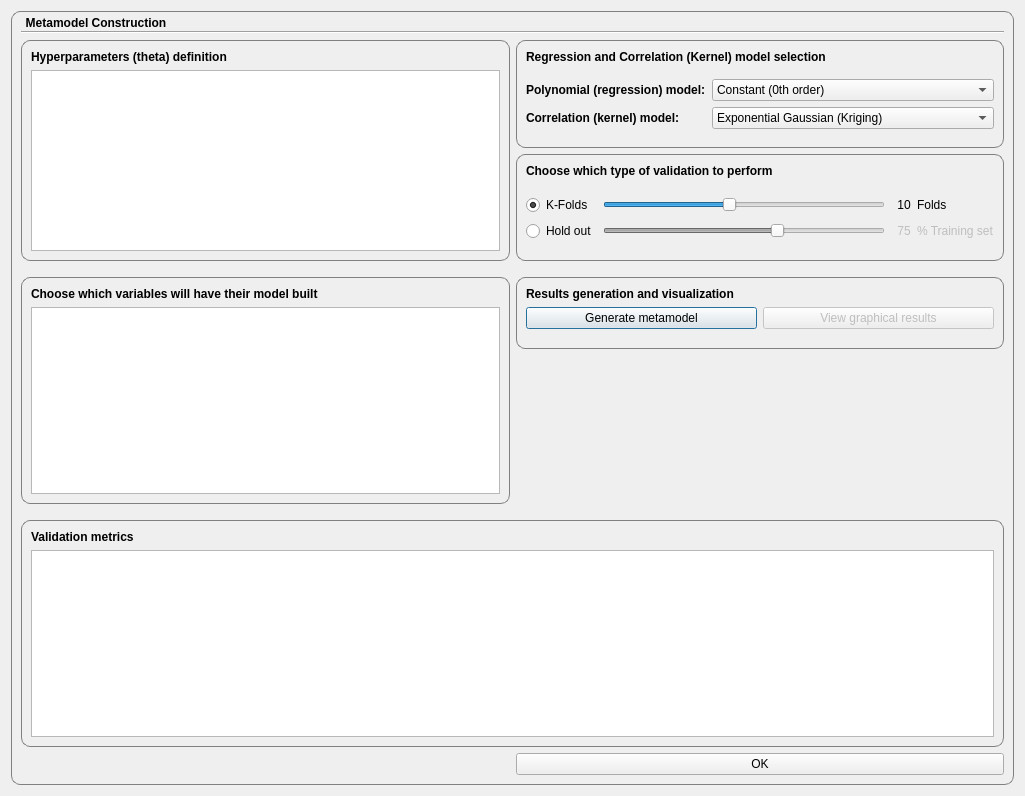
<?xml version="1.0" encoding="UTF-8"?>
<ui version="4.0">
 <class>Dialog</class>
 <widget class="QDialog" name="Dialog">
  <property name="geometry">
   <rect>
    <x>0</x>
    <y>0</y>
    <width>1025</width>
    <height>796</height>
   </rect>
  </property>
  <property name="windowTitle">
   <string>Dialog</string>
  </property>
  <layout class="QGridLayout" name="gridLayout">
   <item row="0" column="0">
    <widget class="QGroupBox" name="groupBox">
     <property name="styleSheet">
      <string notr="true">QGroupBox {
    border: 1px solid gray;
    border-radius: 9px;
	font-weight: bold;
}

QGroupBox::title {
    subcontrol-origin: margin;
    left: 10px;
    top: 5px;
    padding: 0 3px 0 3px;
}</string>
     </property>
     <property name="title">
      <string>Metamodel Construction</string>
     </property>
     <layout class="QGridLayout" name="gridLayout_2">
      <item row="8" column="0">
       <spacer name="verticalSpacer_4">
        <property name="orientation">
         <enum>Qt::Vertical</enum>
        </property>
        <property name="sizeType">
         <enum>QSizePolicy::Fixed</enum>
        </property>
        <property name="sizeHint" stdset="0">
         <size>
          <width>20</width>
          <height>10</height>
         </size>
        </property>
       </spacer>
      </item>
      <item row="0" column="0">
       <spacer name="verticalSpacer">
        <property name="orientation">
         <enum>Qt::Vertical</enum>
        </property>
        <property name="sizeType">
         <enum>QSizePolicy::Fixed</enum>
        </property>
        <property name="sizeHint" stdset="0">
         <size>
          <width>20</width>
          <height>10</height>
         </size>
        </property>
       </spacer>
      </item>
      <item row="4" column="0">
       <spacer name="verticalSpacer_5">
        <property name="orientation">
         <enum>Qt::Vertical</enum>
        </property>
        <property name="sizeType">
         <enum>QSizePolicy::Fixed</enum>
        </property>
        <property name="sizeHint" stdset="0">
         <size>
          <width>20</width>
          <height>10</height>
         </size>
        </property>
       </spacer>
      </item>
      <item row="1" column="0" colspan="2">
       <widget class="Line" name="line">
        <property name="orientation">
         <enum>Qt::Horizontal</enum>
        </property>
       </widget>
      </item>
      <item row="6" column="1">
       <spacer name="verticalSpacer_7">
        <property name="orientation">
         <enum>Qt::Vertical</enum>
        </property>
        <property name="sizeHint" stdset="0">
         <size>
          <width>20</width>
          <height>40</height>
         </size>
        </property>
       </spacer>
      </item>
      <item row="3" column="1">
       <widget class="QGroupBox" name="groupBox_4">
        <property name="styleSheet">
         <string notr="true">QGroupBox {
    border: 1px solid gray;
    border-radius: 9px;
	font-weight: bold;
}

QGroupBox::title {
    subcontrol-origin: margin;
    left: 10px;
    top: 5px;
    padding: 0 3px 0 3px;
}</string>
        </property>
        <property name="title">
         <string/>
        </property>
        <layout class="QGridLayout" name="gridLayout_5">
         <item row="4" column="1">
          <spacer name="verticalSpacer_3">
           <property name="orientation">
            <enum>Qt::Vertical</enum>
           </property>
           <property name="sizeHint" stdset="0">
            <size>
             <width>20</width>
             <height>10</height>
            </size>
           </property>
          </spacer>
         </item>
         <item row="3" column="0">
          <widget class="QRadioButton" name="holdOutRadioButton">
           <property name="text">
            <string>Hold out</string>
           </property>
          </widget>
         </item>
         <item row="2" column="0">
          <widget class="QRadioButton" name="kFoldRadioButton">
           <property name="text">
            <string>K-Folds</string>
           </property>
           <property name="checked">
            <bool>true</bool>
           </property>
          </widget>
         </item>
         <item row="2" column="3">
          <widget class="QLabel" name="kfoldsLabel">
           <property name="toolTip">
            <string>Number of k folds to cross validate the model</string>
           </property>
           <property name="text">
            <string>10</string>
           </property>
           <property name="alignment">
            <set>Qt::AlignCenter</set>
           </property>
          </widget>
         </item>
         <item row="2" column="4">
          <widget class="QLabel" name="label_9">
           <property name="toolTip">
            <string>Folds</string>
           </property>
           <property name="text">
            <string>Folds</string>
           </property>
          </widget>
         </item>
         <item row="0" column="0" colspan="4">
          <widget class="QLabel" name="label_6">
           <property name="font">
            <font>
             <weight>75</weight>
             <bold>true</bold>
            </font>
           </property>
           <property name="text">
            <string>Choose which type of validation to perform</string>
           </property>
          </widget>
         </item>
         <item row="3" column="3">
          <widget class="QLabel" name="validationPointsLabel">
           <property name="enabled">
            <bool>false</bool>
           </property>
           <property name="toolTip">
            <string>This is the % of the points that are going to be used to build the model, the rest is going to be used as validation set.</string>
           </property>
           <property name="text">
            <string>75</string>
           </property>
           <property name="alignment">
            <set>Qt::AlignCenter</set>
           </property>
          </widget>
         </item>
         <item row="2" column="1">
          <widget class="QSlider" name="kfoldsHorizontalSlider">
           <property name="minimum">
            <number>2</number>
           </property>
           <property name="maximum">
            <number>20</number>
           </property>
           <property name="value">
            <number>10</number>
           </property>
           <property name="orientation">
            <enum>Qt::Horizontal</enum>
           </property>
          </widget>
         </item>
         <item row="3" column="1">
          <widget class="QSlider" name="holdoutHorizontalSlider">
           <property name="enabled">
            <bool>false</bool>
           </property>
           <property name="minimum">
            <number>50</number>
           </property>
           <property name="maximum">
            <number>90</number>
           </property>
           <property name="value">
            <number>75</number>
           </property>
           <property name="orientation">
            <enum>Qt::Horizontal</enum>
           </property>
          </widget>
         </item>
         <item row="3" column="4">
          <widget class="QLabel" name="label_8">
           <property name="enabled">
            <bool>false</bool>
           </property>
           <property name="toolTip">
            <string/>
           </property>
           <property name="text">
            <string>% Training set</string>
           </property>
          </widget>
         </item>
         <item row="1" column="1">
          <spacer name="verticalSpacer_9">
           <property name="orientation">
            <enum>Qt::Vertical</enum>
           </property>
           <property name="sizeHint" stdset="0">
            <size>
             <width>20</width>
             <height>10</height>
            </size>
           </property>
          </spacer>
         </item>
        </layout>
       </widget>
      </item>
      <item row="2" column="1">
       <widget class="QGroupBox" name="groupBox_2">
        <property name="maximumSize">
         <size>
          <width>16777215</width>
          <height>16777215</height>
         </size>
        </property>
        <property name="title">
         <string/>
        </property>
        <layout class="QGridLayout" name="gridLayout_3">
         <item row="0" column="0">
          <widget class="QLabel" name="label_4">
           <property name="font">
            <font>
             <weight>75</weight>
             <bold>true</bold>
            </font>
           </property>
           <property name="text">
            <string>Regression and Correlation (Kernel) model selection</string>
           </property>
          </widget>
         </item>
         <item row="4" column="0">
          <layout class="QFormLayout" name="formLayout">
           <item row="0" column="0">
            <widget class="QLabel" name="label_2">
             <property name="font">
              <font>
               <weight>75</weight>
               <bold>true</bold>
              </font>
             </property>
             <property name="text">
              <string>Polynomial (regression) model:</string>
             </property>
            </widget>
           </item>
           <item row="0" column="1">
            <widget class="QComboBox" name="regrComboBox">
             <item>
              <property name="text">
               <string>Constant (0th order)</string>
              </property>
             </item>
             <item>
              <property name="text">
               <string>Linear (1st order)</string>
              </property>
             </item>
            </widget>
           </item>
           <item row="1" column="0">
            <widget class="QLabel" name="label_3">
             <property name="font">
              <font>
               <weight>75</weight>
               <bold>true</bold>
              </font>
             </property>
             <property name="text">
              <string>Correlation (kernel) model:</string>
             </property>
            </widget>
           </item>
           <item row="1" column="1">
            <widget class="QComboBox" name="corrComboBox">
             <item>
              <property name="text">
               <string>Exponential Gaussian (Kriging)</string>
              </property>
             </item>
            </widget>
           </item>
          </layout>
         </item>
         <item row="5" column="0">
          <spacer name="verticalSpacer_2">
           <property name="orientation">
            <enum>Qt::Vertical</enum>
           </property>
           <property name="sizeType">
            <enum>QSizePolicy::Expanding</enum>
           </property>
           <property name="sizeHint" stdset="0">
            <size>
             <width>20</width>
             <height>10</height>
            </size>
           </property>
          </spacer>
         </item>
         <item row="1" column="0">
          <spacer name="verticalSpacer_8">
           <property name="orientation">
            <enum>Qt::Vertical</enum>
           </property>
           <property name="sizeHint" stdset="0">
            <size>
             <width>20</width>
             <height>10</height>
            </size>
           </property>
          </spacer>
         </item>
        </layout>
       </widget>
      </item>
      <item row="5" column="1">
       <widget class="QGroupBox" name="groupBox_3">
        <property name="title">
         <string/>
        </property>
        <layout class="QGridLayout" name="gridLayout_4">
         <item row="0" column="0">
          <widget class="QLabel" name="label_5">
           <property name="font">
            <font>
             <weight>75</weight>
             <bold>true</bold>
            </font>
           </property>
           <property name="text">
            <string>Results generation and visualization</string>
           </property>
          </widget>
         </item>
         <item row="1" column="0">
          <widget class="QPushButton" name="generateModelpushButton">
           <property name="text">
            <string>Generate metamodel</string>
           </property>
          </widget>
         </item>
         <item row="1" column="1">
          <widget class="QPushButton" name="viewPlotPushButton">
           <property name="enabled">
            <bool>false</bool>
           </property>
           <property name="text">
            <string>View graphical results</string>
           </property>
          </widget>
         </item>
         <item row="2" column="0">
          <spacer name="verticalSpacer_6">
           <property name="orientation">
            <enum>Qt::Vertical</enum>
           </property>
           <property name="sizeType">
            <enum>QSizePolicy::Fixed</enum>
           </property>
           <property name="sizeHint" stdset="0">
            <size>
             <width>20</width>
             <height>10</height>
            </size>
           </property>
          </spacer>
         </item>
        </layout>
       </widget>
      </item>
      <item row="2" column="0" rowspan="2">
       <widget class="QGroupBox" name="groupBox_6">
        <property name="title">
         <string/>
        </property>
        <layout class="QGridLayout" name="gridLayout_7">
         <item row="1" column="0">
          <widget class="QTableView" name="thetaTableView">
           <attribute name="horizontalHeaderStretchLastSection">
            <bool>true</bool>
           </attribute>
          </widget>
         </item>
         <item row="0" column="0">
          <widget class="QLabel" name="label">
           <property name="font">
            <font>
             <weight>75</weight>
             <bold>true</bold>
            </font>
           </property>
           <property name="text">
            <string>Hyperparameters (theta) definition</string>
           </property>
          </widget>
         </item>
        </layout>
       </widget>
      </item>
      <item row="5" column="0" rowspan="2">
       <widget class="QGroupBox" name="groupBox_5">
        <property name="title">
         <string/>
        </property>
        <layout class="QGridLayout" name="gridLayout_6">
         <item row="1" column="0">
          <widget class="QTableView" name="outvariableTableView">
           <attribute name="horizontalHeaderStretchLastSection">
            <bool>true</bool>
           </attribute>
          </widget>
         </item>
         <item row="0" column="0">
          <widget class="QLabel" name="label_7">
           <property name="font">
            <font>
             <weight>75</weight>
             <bold>true</bold>
            </font>
           </property>
           <property name="text">
            <string>Choose which variables will have their model built</string>
           </property>
          </widget>
         </item>
        </layout>
       </widget>
      </item>
      <item row="12" column="1">
       <widget class="QPushButton" name="confirmPushButton">
        <property name="sizePolicy">
         <sizepolicy hsizetype="Minimum" vsizetype="Fixed">
          <horstretch>0</horstretch>
          <verstretch>0</verstretch>
         </sizepolicy>
        </property>
        <property name="text">
         <string>OK</string>
        </property>
       </widget>
      </item>
      <item row="12" column="0">
       <spacer name="horizontalSpacer">
        <property name="orientation">
         <enum>Qt::Horizontal</enum>
        </property>
        <property name="sizeHint" stdset="0">
         <size>
          <width>40</width>
          <height>20</height>
         </size>
        </property>
       </spacer>
      </item>
      <item row="11" column="0" colspan="2">
       <widget class="QGroupBox" name="groupBox_7">
        <property name="title">
         <string/>
        </property>
        <layout class="QGridLayout" name="gridLayout_8">
         <item row="1" column="0">
          <widget class="QTableView" name="crossValMetricTableView">
           <property name="editTriggers">
            <set>QAbstractItemView::NoEditTriggers</set>
           </property>
           <attribute name="horizontalHeaderStretchLastSection">
            <bool>true</bool>
           </attribute>
          </widget>
         </item>
         <item row="0" column="0">
          <widget class="QLabel" name="label_10">
           <property name="font">
            <font>
             <weight>75</weight>
             <bold>true</bold>
            </font>
           </property>
           <property name="text">
            <string>Validation metrics</string>
           </property>
          </widget>
         </item>
        </layout>
       </widget>
      </item>
     </layout>
    </widget>
   </item>
  </layout>
 </widget>
 <resources/>
 <connections>
  <connection>
   <sender>kFoldRadioButton</sender>
   <signal>toggled(bool)</signal>
   <receiver>kfoldsHorizontalSlider</receiver>
   <slot>setEnabled(bool)</slot>
   <hints>
    <hint type="sourcelabel">
     <x>558</x>
     <y>220</y>
    </hint>
    <hint type="destinationlabel">
     <x>606</x>
     <y>214</y>
    </hint>
   </hints>
  </connection>
  <connection>
   <sender>kFoldRadioButton</sender>
   <signal>toggled(bool)</signal>
   <receiver>kfoldsLabel</receiver>
   <slot>setEnabled(bool)</slot>
   <hints>
    <hint type="sourcelabel">
     <x>565</x>
     <y>213</y>
    </hint>
    <hint type="destinationlabel">
     <x>916</x>
     <y>219</y>
    </hint>
   </hints>
  </connection>
  <connection>
   <sender>kFoldRadioButton</sender>
   <signal>toggled(bool)</signal>
   <receiver>label_9</receiver>
   <slot>setEnabled(bool)</slot>
   <hints>
    <hint type="sourcelabel">
     <x>546</x>
     <y>212</y>
    </hint>
    <hint type="destinationlabel">
     <x>949</x>
     <y>209</y>
    </hint>
   </hints>
  </connection>
  <connection>
   <sender>holdOutRadioButton</sender>
   <signal>toggled(bool)</signal>
   <receiver>holdoutHorizontalSlider</receiver>
   <slot>setEnabled(bool)</slot>
   <hints>
    <hint type="sourcelabel">
     <x>558</x>
     <y>243</y>
    </hint>
    <hint type="destinationlabel">
     <x>619</x>
     <y>246</y>
    </hint>
   </hints>
  </connection>
  <connection>
   <sender>holdOutRadioButton</sender>
   <signal>toggled(bool)</signal>
   <receiver>validationPointsLabel</receiver>
   <slot>setEnabled(bool)</slot>
   <hints>
    <hint type="sourcelabel">
     <x>575</x>
     <y>243</y>
    </hint>
    <hint type="destinationlabel">
     <x>916</x>
     <y>247</y>
    </hint>
   </hints>
  </connection>
  <connection>
   <sender>holdOutRadioButton</sender>
   <signal>toggled(bool)</signal>
   <receiver>label_8</receiver>
   <slot>setEnabled(bool)</slot>
   <hints>
    <hint type="sourcelabel">
     <x>570</x>
     <y>242</y>
    </hint>
    <hint type="destinationlabel">
     <x>934</x>
     <y>241</y>
    </hint>
   </hints>
  </connection>
  <connection>
   <sender>holdOutRadioButton</sender>
   <signal>toggled(bool)</signal>
   <receiver>viewPlotPushButton</receiver>
   <slot>setEnabled(bool)</slot>
   <hints>
    <hint type="sourcelabel">
     <x>553</x>
     <y>242</y>
    </hint>
    <hint type="destinationlabel">
     <x>817</x>
     <y>344</y>
    </hint>
   </hints>
  </connection>
 </connections>
</ui>
